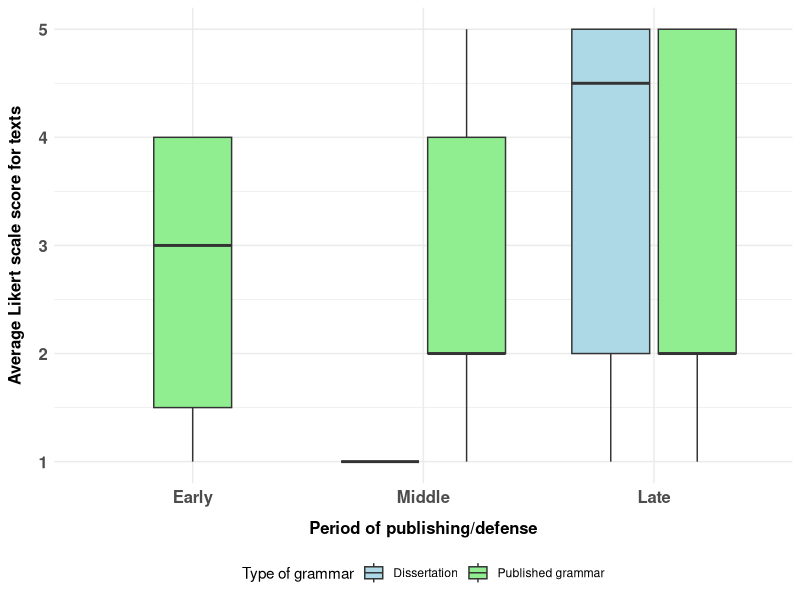
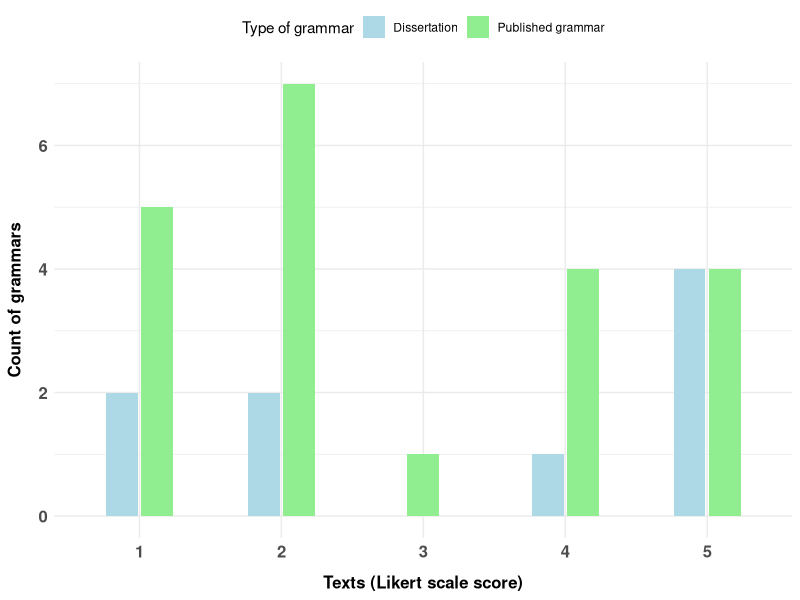
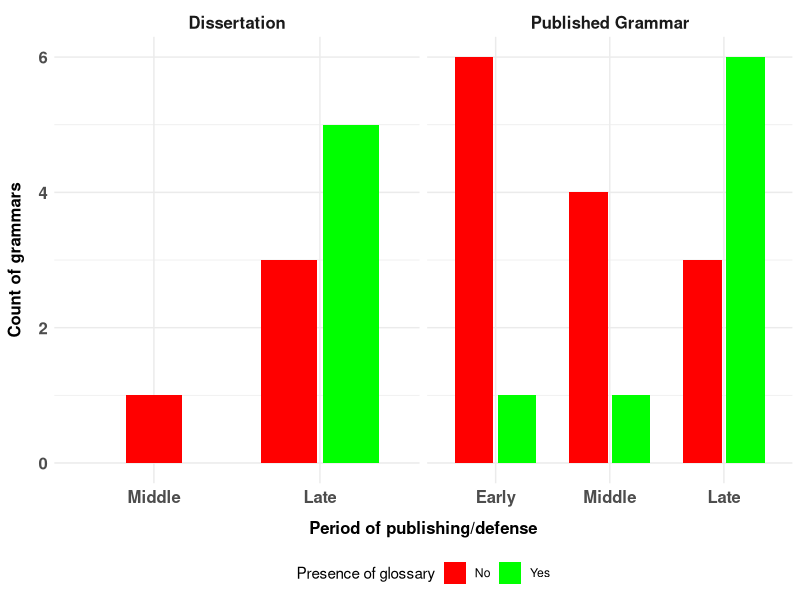
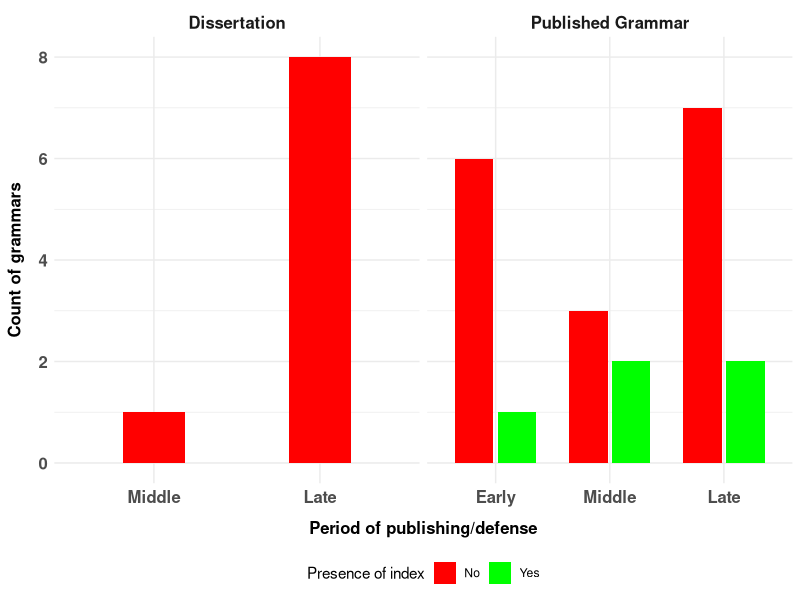

The R script that drew these images, in order:
###########################################################################################################
# TEXTS
###########################################################################################################
library(readxl)
library(dplyr)
library(ggplot2)


#####################################################
#Texts LS v/s Publication Period: Box Plot
#####################################################

# Load the data
tibetic_grammars <- read_excel("Tibetic-Grammars_Review_Master.xlsx")

# Ensure that 'period' and 'is_diss' columns are correctly formatted as factors
tibetic_grammars <- tibetic_grammars %>%
  mutate(
    period = factor(period, levels = c("E", "M", "L"), labels = c("Early", "Middle", "Late")),
    is_diss = ifelse(`is_diss` == "Y", "Dissertation", "Published Grammar"),
    is_diss = factor(is_diss, levels = c("Dissertation", "Published Grammar")),
    `texts_LS` = as.numeric(`texts_LS`)  # Ensure this is numeric for plotting
  )

# Double-check data entries for each category
print(table(tibetic_grammars$is_diss))

# Create a box plot
ggplot_object <- ggplot(tibetic_grammars, aes(x = period, y = `texts_LS`, fill = is_diss)) +
  geom_boxplot(position = position_dodge2(preserve = "single", width = .5), width = .75) +  # Set a fixed width for all boxes
  scale_fill_manual(values = c("Dissertation" = "lightblue", "Published Grammar" = "lightgreen"),
                    name = "Type of grammar",
                    labels = c("Dissertation", "Published grammar")) +
  labs(
    x = "Period of publishing/defense",
    y = "Average Likert scale score for texts"
  ) +
  theme_minimal() +
  theme(
    legend.position = "bottom",
    axis.text.x = element_text(size = 12, face = "bold"),  # Increase font size for x-axis labels
    axis.title.x = element_text(size = 12, face = "bold", margin = margin(t = 10)),  # Increase space between axis labels and title
    axis.text.y = element_text(size = 12, face = "bold"),
    axis.title.y = element_text(size = 12, face = "bold", margin = margin(r = 10)),  # Increase space between axis labels and title
  )

# Print the plot
print(ggplot_object)

#####################################
#Texts LS v/s count of grammars
#####################################

# Load the data
tibetic_grammars <- read_excel("Tibetic-Grammars_Review_Master.xlsx")

# Preprocessing the data
tibetic_grammars <- tibetic_grammars %>%
  mutate(
    is_diss = ifelse(`is_diss` == "Y", "Dissertation", "Published Grammar"),
    is_diss = factor(is_diss, levels = c("Dissertation", "Published Grammar")),
    `texts_LS` = as.numeric(`texts_LS`)  # Ensure this is numeric for grouping
  )

# Double-check data entries for each category
print(table(tibetic_grammars$is_diss))

# Creating a summary table for plotting
likert_counts <- tibetic_grammars %>%
  group_by(`texts_LS`, is_diss) %>%
  summarise(count = n(), .groups = 'drop')

# Double-check data entries for each category
print(table(tibetic_grammars$is_diss))

# Create a bar plot
bar_plot <- ggplot(likert_counts, aes(x = as.factor(`texts_LS`), y = count, fill = is_diss)) +
  geom_bar(stat = "identity", position = position_dodge2(preserve = "single", width = 0.9), width = 0.5) +  # Adjust bar width and dodge width
  scale_fill_manual(values = c("Dissertation" = "lightblue", "Published Grammar" = "lightgreen"),
                    name = "Type of grammar",
                    labels = c("Dissertation", "Published grammar")) +
  labs(
    x = "Texts (Likert scale score)",
    y = "Count of grammars"
  ) +
  theme_minimal() +
  theme(
    legend.position = "top",
    axis.text.x = element_text(size = 12, face = "bold"),
    axis.title.x = element_text(size = 12, face = "bold", margin = margin(t = 10)),
    axis.text.y = element_text(size = 12, face = "bold"),
    axis.title.y = element_text(size = 12, face = "bold", margin = margin(r = 10))
  )

# Print the plot
print(bar_plot)


################################################
#Glossary (Y/N)
################################################

# Load the data
tibetic_grammars <- read_excel("Tibetic-Grammars_Review_Master.xlsx")

# Preprocessing the data
tibetic_grammars <- tibetic_grammars %>%
  mutate(
    glossary = ifelse(glossary %in% c("Y"), "Yes", "No"),
    period = factor(period, levels = c("E", "M", "L"), labels = c("Early", "Middle", "Late")),
    is_diss = ifelse(is_diss == "Y", "Dissertation", "Published Grammar"),
    is_diss = factor(is_diss, levels = c("Dissertation", "Published Grammar"))
  )

# Count by dissertation status
glossary_counts <- tibetic_grammars %>%
  group_by(is_diss, glossary) %>%
  summarise(Count = n(), .groups = 'drop')

print(glossary_counts)

# Count by period, data collection mention, and dissertation status
period_glossary <- tibetic_grammars %>%
  group_by(period, glossary, is_diss) %>%
  summarise(Count = n(), .groups = 'drop')

print(period_glossary)


# Bar plot for time period with stacked 'Yes' and 'No', and separate bars for Dissertation and Published Grammar
period_glossary_plot <- ggplot(period_glossary, aes(x = period, y = Count, fill = glossary)) +
  geom_bar(stat = "identity", position = position_dodge2(width = .75, preserve = "single"), aes(group = interaction(is_diss, glossary)), width = .75) +
  scale_fill_manual(values = c("No" = "red", "Yes" = "green"),
                    name = "Presence of glossary",
                    labels = c("No","Yes")) +
  facet_wrap(~is_diss, scales = "free_x", nrow = 1) +
  labs(x = "Period of publishing/defense", y = "Count of grammars") +
  theme_minimal() +
  theme(
    legend.position = "bottom",
    axis.text.x = element_text(size = 12, face = "bold"),
    axis.title.x = element_text(size = 12, face = "bold", margin = margin(t = 10)),
    axis.text.y = element_text(size = 12, face = "bold"),
    axis.title.y = element_text(size = 12, face = "bold", margin = margin(r = 10)),
    strip.background = element_blank(),
    strip.text.x = element_text(size = 12, face = "bold"),
    plot.title = element_text(hjust = 0.5) # Center the title
  )

# Print the plot
print(period_glossary_plot)


################################################
#Index (Y/N)
################################################

# Load the data
tibetic_grammars <- read_excel("Tibetic-Grammars_Review_Master.xlsx")

# Preprocessing the data
tibetic_grammars <- tibetic_grammars %>%
  mutate(
    index = ifelse(index %in% c("Y"), "Yes", "No"),
    period = factor(period, levels = c("E", "M", "L"), labels = c("Early", "Middle", "Late")),
    is_diss = ifelse(is_diss == "Y", "Dissertation", "Published Grammar"),
    is_diss = factor(is_diss, levels = c("Dissertation", "Published Grammar"))
  )

# Count by dissertation status
index_counts <- tibetic_grammars %>%
  group_by(is_diss, index) %>%
  summarise(Count = n(), .groups = 'drop')

print(index_counts)

# Count by period, data collection mention, and dissertation status
period_index <- tibetic_grammars %>%
  group_by(period, index, is_diss) %>%
  summarise(Count = n(), .groups = 'drop')

print(period_index)


# Bar plot for time period with stacked 'Yes' and 'No', and separate bars for Dissertation and Published Grammar
period_index_plot <- ggplot(period_index, aes(x = period, y = Count, fill = index)) +
  geom_bar(stat = "identity", position = position_dodge2(width = .75, preserve = "single"), aes(group = interaction(is_diss, index)), width = .75) +
  scale_fill_manual(values = c("No" = "red", "Yes" = "green"),
                    name = "Presence of index",
                    labels = c("No","Yes")) +
  facet_wrap(~is_diss, scales = "free_x", nrow = 1) +
  labs(x = "Period of publishing/defense", y = "Count of grammars") +
  theme_minimal() +
  theme(
    legend.position = "bottom",
    axis.text.x = element_text(size = 12, face = "bold"),
    axis.title.x = element_text(size = 12, face = "bold", margin = margin(t = 10)),
    axis.text.y = element_text(size = 12, face = "bold"),
    axis.title.y = element_text(size = 12, face = "bold", margin = margin(r = 10)),
    strip.background = element_blank(),
    strip.text.x = element_text(size = 12, face = "bold"),
    plot.title = element_text(hjust = 0.5) # Center the title
  )

# Print the plot
print(period_index_plot)
